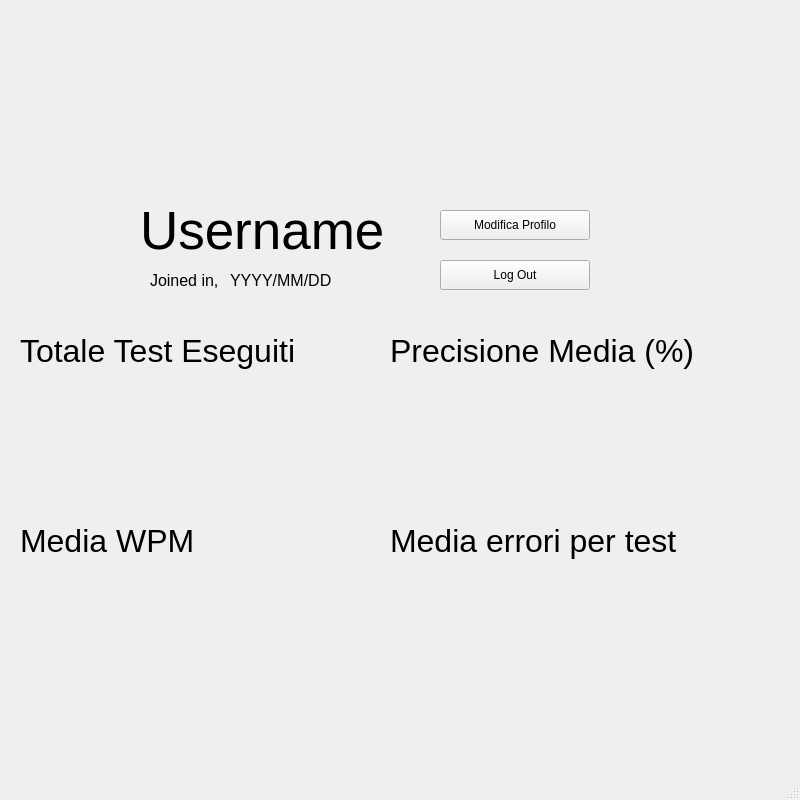
<?xml version="1.0" encoding="UTF-8"?>
<ui version="4.0">
 <class>MainWindow</class>
 <widget class="QMainWindow" name="MainWindow">
  <property name="geometry">
   <rect>
    <x>0</x>
    <y>0</y>
    <width>800</width>
    <height>800</height>
   </rect>
  </property>
  <property name="windowTitle">
   <string>MainWindow</string>
  </property>
  <widget class="QWidget" name="centralwidget">
   <widget class="QLabel" name="usernameLabel">
    <property name="geometry">
     <rect>
      <x>140</x>
      <y>190</y>
      <width>251</width>
      <height>81</height>
     </rect>
    </property>
    <property name="font">
     <font>
      <pointsize>40</pointsize>
     </font>
    </property>
    <property name="text">
     <string>Username</string>
    </property>
   </widget>
   <widget class="QPushButton" name="modificaProfiloButton">
    <property name="geometry">
     <rect>
      <x>440</x>
      <y>210</y>
      <width>150</width>
      <height>30</height>
     </rect>
    </property>
    <property name="text">
     <string>Modifica Profilo</string>
    </property>
   </widget>
   <widget class="QPushButton" name="logOutButton">
    <property name="geometry">
     <rect>
      <x>440</x>
      <y>260</y>
      <width>150</width>
      <height>30</height>
     </rect>
    </property>
    <property name="text">
     <string>Log Out</string>
    </property>
   </widget>
   <widget class="QLabel" name="joinedInLabel">
    <property name="geometry">
     <rect>
      <x>150</x>
      <y>270</y>
      <width>71</width>
      <height>21</height>
     </rect>
    </property>
    <property name="font">
     <font>
      <pointsize>12</pointsize>
     </font>
    </property>
    <property name="text">
     <string>Joined in,</string>
    </property>
   </widget>
   <widget class="QLabel" name="dateLabel">
    <property name="geometry">
     <rect>
      <x>230</x>
      <y>270</y>
      <width>111</width>
      <height>21</height>
     </rect>
    </property>
    <property name="font">
     <font>
      <pointsize>12</pointsize>
     </font>
    </property>
    <property name="text">
     <string>YYYY/MM/DD</string>
    </property>
   </widget>
   <widget class="QLabel" name="label">
    <property name="geometry">
     <rect>
      <x>20</x>
      <y>320</y>
      <width>350</width>
      <height>62</height>
     </rect>
    </property>
    <property name="font">
     <font>
      <pointsize>24</pointsize>
     </font>
    </property>
    <property name="text">
     <string>Totale Test Eseguiti</string>
    </property>
   </widget>
   <widget class="QLabel" name="label_2">
    <property name="geometry">
     <rect>
      <x>390</x>
      <y>320</y>
      <width>350</width>
      <height>62</height>
     </rect>
    </property>
    <property name="font">
     <font>
      <pointsize>24</pointsize>
     </font>
    </property>
    <property name="text">
     <string>Precisione Media (%)</string>
    </property>
   </widget>
   <widget class="QLabel" name="label_3">
    <property name="geometry">
     <rect>
      <x>20</x>
      <y>510</y>
      <width>350</width>
      <height>62</height>
     </rect>
    </property>
    <property name="font">
     <font>
      <pointsize>24</pointsize>
     </font>
    </property>
    <property name="text">
     <string>Media WPM</string>
    </property>
   </widget>
   <widget class="QLabel" name="label_4">
    <property name="geometry">
     <rect>
      <x>390</x>
      <y>510</y>
      <width>350</width>
      <height>62</height>
     </rect>
    </property>
    <property name="font">
     <font>
      <pointsize>24</pointsize>
     </font>
    </property>
    <property name="text">
     <string>Media errori per test</string>
    </property>
   </widget>
  </widget>
  <widget class="QMenuBar" name="menubar">
   <property name="geometry">
    <rect>
     <x>0</x>
     <y>0</y>
     <width>800</width>
     <height>21</height>
    </rect>
   </property>
  </widget>
  <widget class="QStatusBar" name="statusbar"/>
 </widget>
 <resources/>
 <connections/>
</ui>
